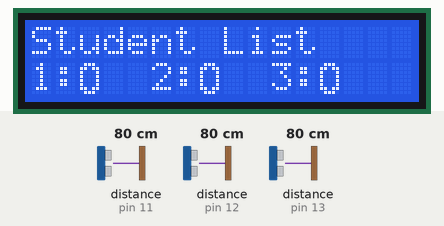
Recording of a sketch running on a simulated Arduino Uno, built with avr-gcc and run on an emulated ATmega328P. Parts: 16×2 character LCD. Wiring (inferred from the names in the program): 3 × ultrasonic range finder: trigger pin 11, echo pin 11 / trigger pin 12, echo pin 12 / trigger pin 13, echo pin 13. The test bench sets the inputs (shaded band); at power-on: distance to the obstacle (sensors on pin 11, pin 12, pin 13) 80 cm. The echo pulse lasts 58.3 µs per cm; what the sketch prints to the serial monitor is not drawn.

Above: at 1.2 s.
1.3 s: distance to the obstacle (sensor on pin 11) set to 95 cm
3.3 s: distance to the obstacle (sensor on pin 11) set to 106 cm
At 4.5 s:
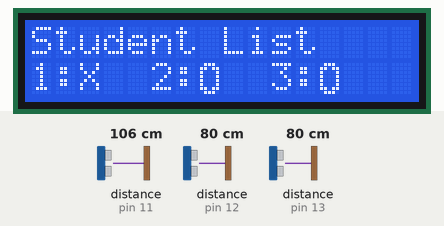
5.6 s: distance to the obstacle (sensor on pin 12) set to 96 cm
7.4 s: distance to the obstacle (sensor on pin 12) set to 106 cm
At 9.4 s:
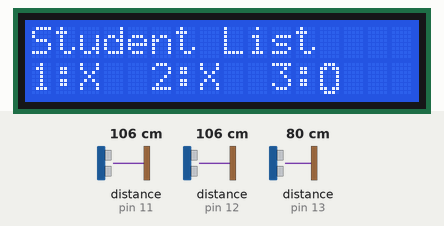
9.7 s: distance to the obstacle (sensor on pin 13) set to 95 cm
11.5 s: distance to the obstacle (sensor on pin 13) set to 105 cm
At 13.8 s:
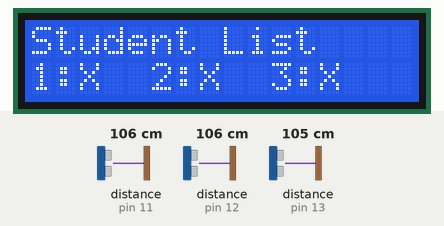
Timing chart, 0 to 14.8 s (numbered marks = the images above; inputs shaded):
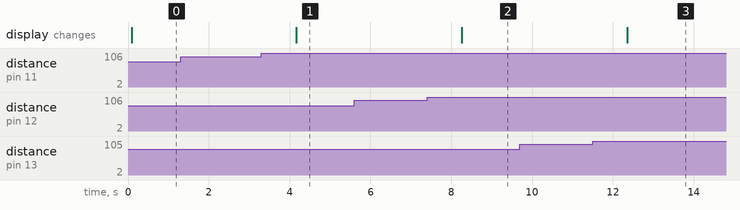

Measured:
- the behaviour switches between 100 and 101 cm on distance to the obstacle (sensor on pin 11) (found by bisection; images 0 and 1)
- the behaviour switches between 100 and 101 cm on distance to the obstacle (sensor on pin 12) (found by bisection; images 1 and 2)
- the behaviour switches between 100 and 101 cm on distance to the obstacle (sensor on pin 13) (found by bisection; images 2 and 3)
- after the input at 1.3 s, every drawn part: stays the same
- after the input at 3.3 s, the display: changes after 0.87 s (image 1)
- after the input at 5.6 s, every drawn part: stays the same
- after the input at 7.4 s, the display: changes after 0.86 s (image 2)
- after the input at 9.7 s, every drawn part: stays the same
- after the input at 11.5 s, the display: changes after 0.85 s (image 3)

The sketch:

sourcecode.ino
```cpp
#include <LiquidCrystal.h>


#define D4 5
#define D5 4
#define D6 3
#define D7 2
#define E 8
#define RS 9


LiquidCrystal lcd(RS, E, D4, D5, D6, D7);

const int pingPin1 = 11;
const int pingPin2 = 12;
const int pingPin3 = 13;
long duration1,cm_1;
long duration2,cm_2;
long duration3,cm_3;

// 동그라미
byte newChar0[8] = {
        B01110,
        B11011,
        B10001,
        B10001,
        B10001,
        B10001,
        B11011,
        B01110
};


// X
byte newChar1[8] = {
        B10001,
        B10001,
        B01010,
        B00100,
        B01010,
        B10001,
        B10001,
        B00000
};


void setup() {
  	Serial.begin(9600);
	lcd.begin(16,2);
    lcd.createChar(0, newChar0);
  	lcd.createChar(1, newChar1);
  	lcd.clear();
  	lcd.print("Student List");
}

void loop() {
  	start_detect(); // 감지시작
  	lcd.setCursor(0,1);
  	lcd.print("1:   2:   3:   ");

  	// 1번 학생이 자리에 없다면 X로 바꿈, 있으면  O로 바꿈.
  	if(cm_1 > 100){
      lcd.setCursor(2,1);
      lcd.write(byte(1));
    } else{
      lcd.setCursor(2,1);
      lcd.write(byte(0));
    }

  	// 2번 학생이 자리에 없다면 X로 바꿈, 있으면  O로 바꿈.
  	if(cm_2 > 100){
      lcd.setCursor(7,1);
      lcd.write(byte(1));
    } else{
      lcd.setCursor(7,1);
      lcd.write(byte(0));
    }

  	// 3번 학생이 자리에 없다면 X로 바꿈, 있으면  O로 바꿈.
  	if(cm_3 > 100){
      lcd.setCursor(12,1);
      lcd.write(byte(1));
    } else{
      lcd.setCursor(12,1);
      lcd.write(byte(0));
    }
  	delay(1000);
}

void start_detect(){
  pinMode(pingPin1, OUTPUT);
  digitalWrite(pingPin1, LOW);
  delayMicroseconds(2);
  digitalWrite(pingPin1, HIGH);
  delayMicroseconds(5);
  digitalWrite(pingPin1, LOW);

  pinMode(pingPin1, INPUT);
  duration1 = pulseIn(pingPin1, HIGH);

  cm_1 = microsecondsToCentimeters(duration1);
  Serial.print(cm_1);
  Serial.print(" ");
  //Serial.print("cm_1");
  //Serial.println();

  pinMode(pingPin2, OUTPUT);
  digitalWrite(pingPin2, LOW);
  delayMicroseconds(2);
  digitalWrite(pingPin2, HIGH);
  delayMicroseconds(5);
  digitalWrite(pingPin2, LOW);

  pinMode(pingPin2, INPUT);
  duration2 = pulseIn(pingPin2, HIGH);

  cm_2 = microsecondsToCentimeters(duration2);
  Serial.print(cm_2);
  Serial.print(" ");
  //Serial.print("cm_2");
  //Serial.println();


  pinMode(pingPin3, OUTPUT);
  digitalWrite(pingPin3, LOW);
  delayMicroseconds(2);
  digitalWrite(pingPin3, HIGH);
  delayMicroseconds(5);
  digitalWrite(pingPin3, LOW);

  pinMode(pingPin3, INPUT);
  duration3 = pulseIn(pingPin3, HIGH);

  cm_3 = microsecondsToCentimeters(duration3);
  Serial.print(cm_3);
  //Serial.print("cm_3");
  Serial.println();

}

long microsecondsToCentimeters(long microseconds) {
  return microseconds / 29 / 2;
}
```
